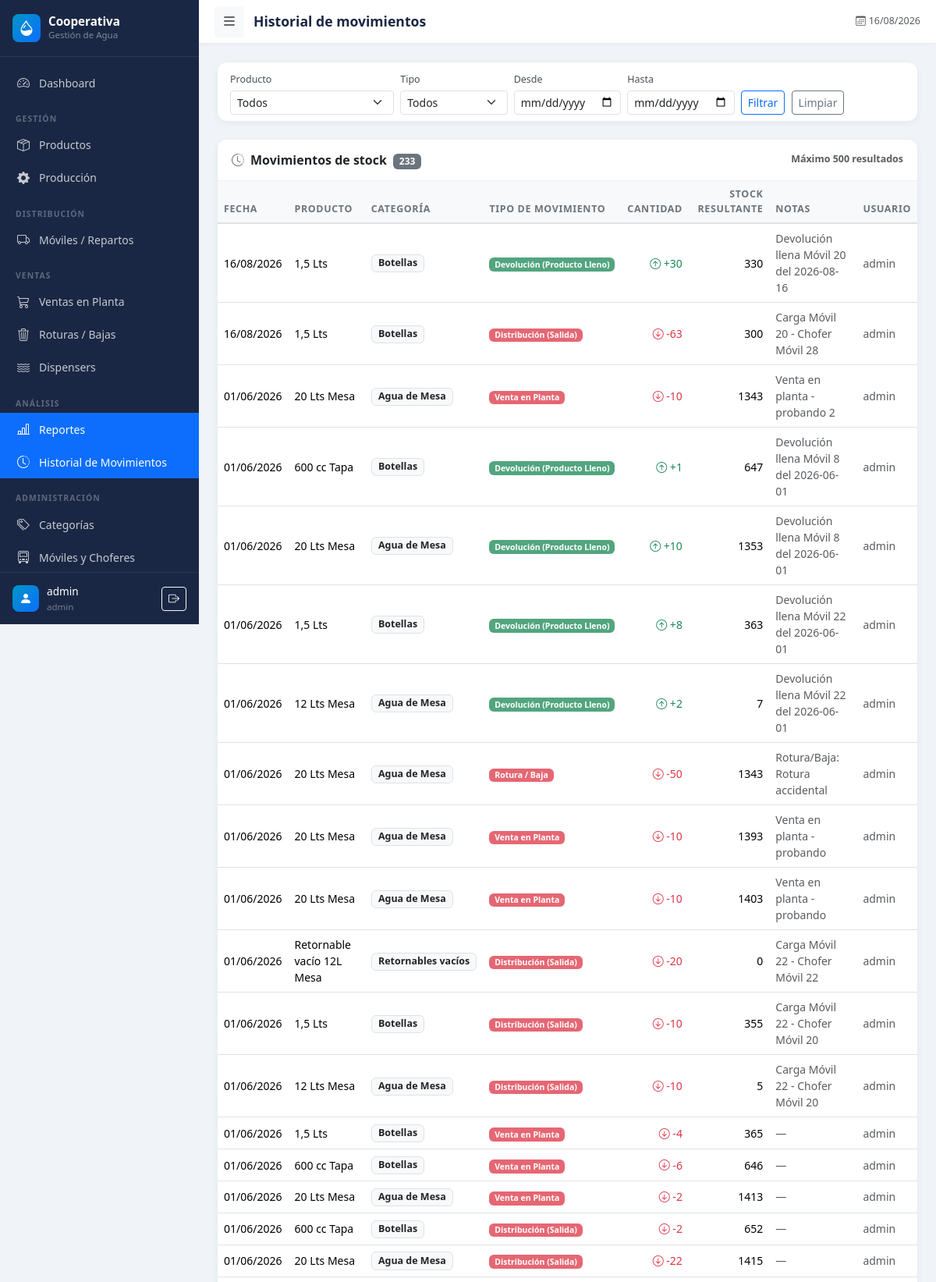
Page /reportes/movimientos (signed in, upper part) on the committed database.
### models.py (models this page shows, shortened)
class User(UserMixin, db.Model):
    __tablename__ = 'users'
    id = db.Column(db.Integer, primary_key=True)
    username = db.Column(db.String(80), unique=True, nullable=False)
    email = db.Column(db.String(120), unique=True, nullable=True)
    password_hash = db.Column(db.String(256), nullable=False)
    role = db.Column(db.String(20), default='operator')  # admin, operator, viewer
    active = db.Column(db.Boolean, default=True)
    created_at = db.Column(db.DateTime, default=datetime.utcnow)
    @property
    def is_admin(self):
        return self.role == 'admin'

class StockMovement(db.Model):
    __tablename__ = 'stock_movements'
    id = db.Column(db.Integer, primary_key=True)
    date = db.Column(db.Date, nullable=False)
    product_id = db.Column(db.Integer, db.ForeignKey('products.id'), nullable=False)
    movement_type = db.Column(db.String(30), nullable=False)
    quantity = db.Column(db.Integer, nullable=False)
    direction = db.Column(db.String(10), nullable=False)  # entrada / salida
    balance_after = db.Column(db.Integer)
    reference_id = db.Column(db.Integer)
    reference_type = db.Column(db.String(30))
    notes = db.Column(db.Text)
    user_id = db.Column(db.Integer, db.ForeignKey('users.id'))
    created_at = db.Column(db.DateTime, default=datetime.utcnow)
    product = db.relationship('Product', backref='stock_movements')
    user = db.relationship('User', backref='stock_movements')
    MOVEMENT_LABELS = {
        'produccion': 'Producción',
        'distribucion_salida': 'Distribución (Salida)',
        'devolucion_lleno': 'Devolución (Producto Lleno)',
        'devolucion_vacio': 'Devolución (Envase Vacío)',
        'venta_planta': 'Venta en Planta',
        'rotura': 'Rotura / Baja',
        'ajuste_entrada': 'Ajuste (+)',
        'ajuste_salida': 'Ajuste (-)',
    }
    DIRECTION_COLORS = {
        'entrada': 'success',
        'salida': 'danger',
    }
    @property
    def type_label(self):
        return self.MOVEMENT_LABELS.get(self.movement_type, self.movement_type)
    @property
    def direction_color(self):
        return self.DIRECTION_COLORS.get(self.direction, 'secondary')

class Product(db.Model):
    __tablename__ = 'products'
    id = db.Column(db.Integer, primary_key=True)
    name = db.Column(db.String(150), nullable=False)
    category_id = db.Column(db.Integer, db.ForeignKey('categories.id'), nullable=False)
    capacity = db.Column(db.String(50))
    is_returnable = db.Column(db.Boolean, default=False)
    stock = db.Column(db.Integer, default=0)
    min_stock = db.Column(db.Integer, default=0)
    unit = db.Column(db.String(20), default='unidad')
    active = db.Column(db.Boolean, default=True)
    created_at = db.Column(db.DateTime, default=datetime.utcnow)

class Category(db.Model):
    __tablename__ = 'categories'
    id = db.Column(db.Integer, primary_key=True)
    name = db.Column(db.String(100), unique=True, nullable=False)
    description = db.Column(db.String(255))
    products = db.relationship('Product', backref='category', lazy=True)

### blueprints/reports.py (the view)
@reports_bp.route('/movimientos')
@login_required
def movements():
    date_from = request.args.get('date_from', '')
    date_to = request.args.get('date_to', '')
    product_id = request.args.get('product_id', '')
    movement_type = request.args.get('movement_type', '')
    query = StockMovement.query.order_by(
        StockMovement.date.desc(), StockMovement.created_at.desc()
    )
    if date_from:
        query = query.filter(StockMovement.date >= date_from)
    if date_to:
        query = query.filter(StockMovement.date <= date_to)
    if product_id:
        query = query.filter(StockMovement.product_id == int(product_id))
    if movement_type:
        query = query.filter(StockMovement.movement_type == movement_type)
    movements_list = query.limit(500).all()
    products = Product.query.filter_by(active=True).order_by(Product.name).all()
    return render_template('reports/movements.html',
                           movements=movements_list,
                           products=products,
                           date_from=date_from,
                           date_to=date_to,
                           product_filter=product_id,
                           movement_type_filter=movement_type,
                           movement_types=StockMovement.MOVEMENT_LABELS)

### templates/reports/movements.html (shortened to what this page needs)
{% extends 'base.html' %}
{% block page_title %}Historial de movimientos{% endblock %}
{% block content %}
<div class="card data-card mb-4">
  <div class="card-body py-2">
    <form method="GET" class="row g-2 align-items-end">
      <div class="col-md-3">
        <label class="form-label smaller mb-1">Producto</label>
        <select name="product_id" class="form-select form-select-sm">
          <option value="">Todos</option>
        </select>
      </div>
      <div class="col-md-2">
        <label class="form-label smaller mb-1">Tipo</label>
        <select name="movement_type" class="form-select form-select-sm">
          <option value="">Todos</option>
        </select>
      </div>
      <div class="col-md-2">
        <label class="form-label smaller mb-1">Desde</label>
        <input type="date" name="date_from" class="form-control form-control-sm" value="{{ date_from }}">
      </div>
      <div class="col-md-2">
        <label class="form-label smaller mb-1">Hasta</label>
        <input type="date" name="date_to" class="form-control form-control-sm" value="{{ date_to }}">
      </div>
      <div class="col-auto">
        <button type="submit" class="btn btn-sm btn-outline-primary">Filtrar</button>
        <a href="{{ url_for('reports.movements') }}" class="btn btn-sm btn-outline-secondary ms-1">Limpiar</a>
      </div>
    </form>
  </div>
</div>
<div class="card data-card">
  <div class="card-header d-flex justify-content-between align-items-center">
    <span>
      <i class="bi bi-clock-history me-2 text-secondary"></i>Movimientos de stock
      <span class="badge bg-secondary ms-1">{{ movements|length }}</span>
    </span>
    <span class="text-muted smaller">Máximo 500 resultados</span>
  </div>
  <div class="card-body p-0">
    {% if movements %}
    <div class="table-responsive">
      <table class="table table-hover align-middle mb-0 small">
        <thead class="table-light">
          <tr>
            <th>Fecha</th>
            <th>Producto</th>
            <th>Categoría</th>
            <th>Tipo de movimiento</th>
            <th class="text-end">Cantidad</th>
            <th class="text-end">Stock resultante</th>
            <th>Notas</th>
            <th>Usuario</th>
          </tr>
        </thead>
        <tbody>
          {% for m in movements %}
          <tr>
            <td class="text-nowrap">{{ m.date.strftime('%d/%m/%Y') }}</td>
            <td class="fw-500">{{ m.product.name }}</td>
            <td>
              <span class="badge bg-light text-dark border smaller">{{ m.product.category.name }}</span>
            </td>
            <td>
              <span class="badge bg-{{ m.direction_color }} bg-opacity-75">{{ m.type_label }}</span>
            </td>
            <td class="text-end fw-500 text-{{ m.direction_color }}">
              {% if m.direction == 'entrada' %}
              <i class="bi bi-arrow-up-circle"></i> +{{ m.quantity }}
              {% else %}
              <i class="bi bi-arrow-down-circle"></i> -{{ m.quantity }}
              {% endif %}
            </td>
            <td class="text-end">{{ m.balance_after }}</td>
            <td class="text-muted">{{ m.notes or '—' }}</td>
            <td class="text-muted">{{ m.user.username if m.user else '—' }}</td>
          </tr>
          {% endfor %}
        </tbody>
      </table>
    </div>
    {% else %}
    <div class="text-center text-muted p-5">
      <i class="bi bi-clock-history display-4 d-block mb-2"></i>
      Sin movimientos con el filtro aplicado.
    </div>
    {% endif %}
  </div>
</div>
{% endblock %}

### templates/base.html (shortened to what this page needs)
<!DOCTYPE html>
<html lang="es">
<head>
  <link href="https://cdn.jsdelivr.net/npm/bootstrap@5.3.2/dist/css/bootstrap.min.css" rel="stylesheet">
  <link href="https://cdn.jsdelivr.net/npm/bootstrap-icons@1.11.3/font/bootstrap-icons.css" rel="stylesheet">
  <link href="{{ url_for('static', filename='css/style.css') }}" rel="stylesheet">
</head>
<body>
<nav id="sidebar">
  <div class="sidebar-header">
    <a href="{{ url_for('dashboard.index') }}" class="sidebar-brand">
      <div class="sidebar-brand-icon">
        <i class="bi bi-droplet-half text-white fs-5"></i>
      </div>
      <div>
        <div class="sidebar-brand-name">Cooperativa</div>
        <div class="sidebar-brand-sub">Gestión de Agua</div>
      </div>
    </a>
  </div>
  <div class="sidebar-nav">
    <ul class="nav flex-column">
      <li class="nav-item">
        <a class="nav-link {% if request.endpoint == 'dashboard.index' %}active{% endif %}"
           href="{{ url_for('dashboard.index') }}">
          <i class="bi bi-speedometer2"></i> Dashboard
        </a>
      </li>
      <li><div class="nav-section-label">Gestión</div></li>
      <li class="nav-item">
        <a class="nav-link {% if request.blueprint == 'products' %}active{% endif %}"
           href="{{ url_for('products.index') }}">
          <i class="bi bi-box-seam"></i> Productos
        </a>
      </li>
      <li class="nav-item">
        <a class="nav-link {% if request.blueprint == 'production' %}active{% endif %}"
           href="{{ url_for('production.index') }}">
          <i class="bi bi-gear-fill"></i> Producción
        </a>
      </li>
      <li><div class="nav-section-label">Distribución</div></li>
      <li class="nav-item">
        <a class="nav-link {% if request.blueprint == 'distribution' %}active{% endif %}"
           href="{{ url_for('distribution.index') }}">
          <i class="bi bi-truck"></i> Móviles / Repartos
        </a>
      </li>
      <li><div class="nav-section-label">Ventas</div></li>
      <li class="nav-item">
        <a class="nav-link {% if request.blueprint == 'sales' %}active{% endif %}"
           href="{{ url_for('sales.index') }}">
          <i class="bi bi-cart3"></i> Ventas en Planta
        </a>
      </li>
      <li class="nav-item">
        <a class="nav-link {% if request.blueprint == 'breakage' %}active{% endif %}"
           href="{{ url_for('breakage.index') }}">
          <i class="bi bi-trash3"></i> Roturas / Bajas
        </a>
      </li>
      <li class="nav-item">
        <a class="nav-link {% if request.blueprint == 'dispensers' %}active{% endif %}"
           href="{{ url_for('dispensers.index') }}">
          <i class="bi bi-water"></i> Dispensers
        </a>
      </li>
      <li><div class="nav-section-label">Análisis</div></li>
      <li class="nav-item">
        <a class="nav-link {% if request.blueprint == 'reports' %}active{% endif %}"
           href="{{ url_for('reports.index') }}">
          <i class="bi bi-bar-chart-line"></i> Reportes
        </a>
      </li>
      <li class="nav-item">
        <a class="nav-link {% if request.endpoint == 'reports.movements' %}active{% endif %}"
           href="{{ url_for('reports.movements') }}">
          <i class="bi bi-clock-history"></i> Historial de Movimientos
        </a>
      </li>
      {% if current_user.is_admin %}
      <li><div class="nav-section-label">Administración</div></li>
      <li class="nav-item">
        <a class="nav-link {% if request.endpoint == 'products.categories' %}active{% endif %}"
           href="{{ url_for('products.categories') }}">
          <i class="bi bi-tags"></i> Categorías
        </a>
      </li>
      <li class="nav-item">
        <a class="nav-link {% if request.endpoint == 'products.vehicles' %}active{% endif %}"
           href="{{ url_for('products.vehicles') }}">
          <i class="bi bi-truck-front"></i> Móviles y Choferes
        </a>
      </li>
      {% endif %}
    </ul>
  </div>
  <div class="sidebar-footer">
    <div class="sidebar-brand-icon" style="width:34px;height:34px;">
      <i class="bi bi-person-fill text-white"></i>
    </div>
    <div class="flex-grow-1 overflow-hidden">
      <div class="sidebar-user-name">{{ current_user.username }}</div>
      <div class="sidebar-user-role">{{ current_user.role }}</div>
    </div>
    <a href="{{ url_for('auth.logout') }}" class="btn btn-sm btn-outline-light flex-shrink-0"
       title="Cerrar sesión">
      <i class="bi bi-box-arrow-right"></i>
    </a>
  </div>
</nav>
<div class="main-content" id="mainContent">
  <header class="top-bar">
    <button class="btn btn-sm btn-light" id="sidebarToggle">
      <i class="bi bi-list fs-5"></i>
    </button>
    <span class="page-title">{% block page_title %}{% endblock %}</span>
    <div class="ms-auto d-flex align-items-center gap-3">
      <span class="text-muted smaller d-none d-md-inline">
        <i class="bi bi-calendar3 me-1"></i>{{ now.strftime('%d/%m/%Y') }}
      </span>
    </div>
  </header>
  <div class="content-area">
    {% block content %}{% endblock %}
  </div>
</div>
</body>
</html>

### static/css/style.css (style rules this page uses)
:root { --sidebar-width: 255px; --sidebar-bg: #1a2744; --sidebar-hover: #243564; --sidebar-active: #0d6efd; --sidebar-text: rgba(255, 255, 255, 0.75); --topbar-h: 56px; --accent: #0096c7; --body-bg: #f0f4f8; --card-radius: 12px; }
body { background-color: var(--body-bg); overflow-x: hidden; }
#sidebar { position: fixed; left: 0; top: 0; height: 100vh; width: var(--sidebar-width); background: var(--sidebar-bg); display: flex; flex-direction: column; z-index: 1030; transition: width 0.25s ease, transform 0.25s ease; overflow: hidden; }
.main-content { margin-left: var(--sidebar-width); min-height: 100vh; transition: margin-left 0.25s ease; }
.sidebar-header { padding: 18px 16px; border-bottom: 1px solid rgba(255, 255, 255, 0.08); flex-shrink: 0; }
.sidebar-brand { display: flex; align-items: center; gap: 10px; text-decoration: none; }
.sidebar-brand-icon { width: 36px; height: 36px; background: linear-gradient(135deg, #0096c7, #0d6efd); border-radius: 8px; display: flex; align-items: center; justify-content: center; flex-shrink: 0; }
.sidebar-brand-name { color: #fff; font-weight: 700; font-size: 0.95rem; line-height: 1.2; white-space: nowrap; }
.sidebar-brand-sub { color: rgba(255, 255, 255, 0.45); font-size: 0.72rem; white-space: nowrap; }
.sidebar-nav { flex: 1; overflow-y: auto; padding: 12px 0; }
.nav-section-label { font-size: 0.65rem; font-weight: 700; text-transform: uppercase; letter-spacing: 0.1em; color: rgba(255, 255, 255, 0.3); padding: 14px 20px 4px; margin-top: 4px; white-space: nowrap; }
.sidebar-nav .nav-link { color: var(--sidebar-text); padding: 9px 20px; display: flex; align-items: center; gap: 10px; font-size: 0.875rem; border-radius: 0; transition: background 0.15s, color 0.15s; white-space: nowrap; }
.sidebar-nav .nav-link i { font-size: 1rem; width: 20px; text-align: center; flex-shrink: 0; }
.sidebar-nav .nav-link.active { background: var(--sidebar-active); color: #fff; }
.sidebar-footer { padding: 14px 16px; border-top: 1px solid rgba(255, 255, 255, 0.08); flex-shrink: 0; display: flex; align-items: center; gap: 10px; }
.sidebar-user-name { color: #fff; font-size: 0.85rem; font-weight: 500; white-space: nowrap; }
.sidebar-user-role { color: rgba(255, 255, 255, 0.4); font-size: 0.72rem; white-space: nowrap; }
.top-bar { height: var(--topbar-h); position: sticky; top: 0; z-index: 100; background: #fff; border-bottom: 1px solid #e9ecef; box-shadow: 0 1px 4px rgba(0, 0, 0, 0.04); display: flex; align-items: center; padding: 0 20px; gap: 12px; }
.page-title { font-size: 1.1rem; font-weight: 600; color: #1a2744; white-space: nowrap; }
.content-area { padding: 24px; }
.data-card { border: none; border-radius: var(--card-radius); box-shadow: 0 2px 8px rgba(0, 0, 0, 0.06); }
.data-card .card-header { background: #fff; border-bottom: 1px solid #f0f0f0; border-radius: var(--card-radius) var(--card-radius) 0 0 !important; font-weight: 600; padding: 14px 18px; }
.table th { font-size: 0.78rem; font-weight: 600; text-transform: uppercase; letter-spacing: 0.05em; color: #6c757d; border-bottom: 2px solid #dee2e6; }
.form-label { font-size: 0.85rem; font-weight: 500; color: #495057; margin-bottom: 5px; }
.smaller { font-size: 0.78rem; }
.fw-500 { font-weight: 500; }

### rows in the picture
User: username "admin", role "admin"
StockMovement: date "16/08/2026", product.name "1,5 Lts", product.category.name "Botellas", type_label "Devolución (Producto Lleno)", quantity "30", balance_after "330", notes "Devolución llena Móvil 20 del 2026-08-16", user "admin"
StockMovement: date "16/08/2026", product.name "1,5 Lts", product.category.name "Botellas", type_label "Distribución (Salida)", quantity "63", balance_after "300", notes "Carga Móvil 20 - Chofer Móvil 28", user "admin"
StockMovement: date "01/06/2026", product.name "20 Lts Mesa", product.category.name "Agua de Mesa", type_label "Venta en Planta", quantity "10", balance_after "1343", notes "Venta en planta - probando 2", user "admin"
StockMovement: date "01/06/2026", product.name "600 cc Tapa", product.category.name "Botellas", type_label "Devolución (Producto Lleno)", quantity "1", balance_after "647", notes "Devolución llena Móvil 8 del 2026-06-01", user "admin"
StockMovement: date "01/06/2026", product.name "20 Lts Mesa", product.category.name "Agua de Mesa", type_label "Devolución (Producto Lleno)", quantity "10", balance_after "1353", notes "Devolución llena Móvil 8 del 2026-06-01", user "admin"
StockMovement: date "01/06/2026", product.name "1,5 Lts", product.category.name "Botellas", type_label "Devolución (Producto Lleno)", quantity "8", balance_after "363", notes "Devolución llena Móvil 22 del 2026-06-01", user "admin"
StockMovement: date "01/06/2026", product.name "12 Lts Mesa", product.category.name "Agua de Mesa", type_label "Devolución (Producto Lleno)", quantity "2", balance_after "7", notes "Devolución llena Móvil 22 del 2026-06-01", user "admin"
StockMovement: date "01/06/2026", product.name "20 Lts Mesa", product.category.name "Agua de Mesa", type_label "Rotura / Baja", quantity "50", balance_after "1343", notes "Rotura/Baja: Rotura accidental", user "admin"
StockMovement: date "01/06/2026", product.name "20 Lts Mesa", product.category.name "Agua de Mesa", type_label "Venta en Planta", quantity "10", balance_after "1393", notes "Venta en planta - probando", user "admin"
StockMovement: date "01/06/2026", product.name "20 Lts Mesa", product.category.name "Agua de Mesa", type_label "Venta en Planta", quantity "10", balance_after "1403", notes "Venta en planta - probando", user "admin"
StockMovement: date "01/06/2026", product.name "Retornable vacío 12L Mesa", product.category.name "Retornables vacíos", type_label "Distribución (Salida)", quantity "20", balance_after "0", notes "Carga Móvil 22 - Chofer Móvil 22", user "admin"
StockMovement: date "01/06/2026", product.name "1,5 Lts", product.category.name "Botellas", type_label "Distribución (Salida)", quantity "10", balance_after "355", notes "Carga Móvil 22 - Chofer Móvil 20", user "admin"
StockMovement: date "01/06/2026", product.name "12 Lts Mesa", product.category.name "Agua de Mesa", type_label "Distribución (Salida)", quantity "10", balance_after "5", notes "Carga Móvil 22 - Chofer Móvil 20", user "admin"
StockMovement: date "01/06/2026", product.name "1,5 Lts", product.category.name "Botellas", type_label "Venta en Planta", quantity "4", balance_after "365", notes "—", user "admin"
StockMovement: date "01/06/2026", product.name "600 cc Tapa", product.category.name "Botellas", type_label "Venta en Planta", quantity "6", balance_after "646", notes "—", user "admin"
StockMovement: date "01/06/2026", product.name "20 Lts Mesa", product.category.name "Agua de Mesa", type_label "Venta en Planta", quantity "2", balance_after "1413", notes "—", user "admin"
StockMovement: date "01/06/2026", product.name "600 cc Tapa", product.category.name "Botellas", type_label "Distribución (Salida)", quantity "2", balance_after "652", notes "—", user "admin"
StockMovement: date "01/06/2026", product.name "20 Lts Mesa", product.category.name "Agua de Mesa", type_label "Distribución (Salida)", quantity "22", balance_after "1415", notes "—", user "admin"

### other values in the picture
{{ movements|length }} "233"
